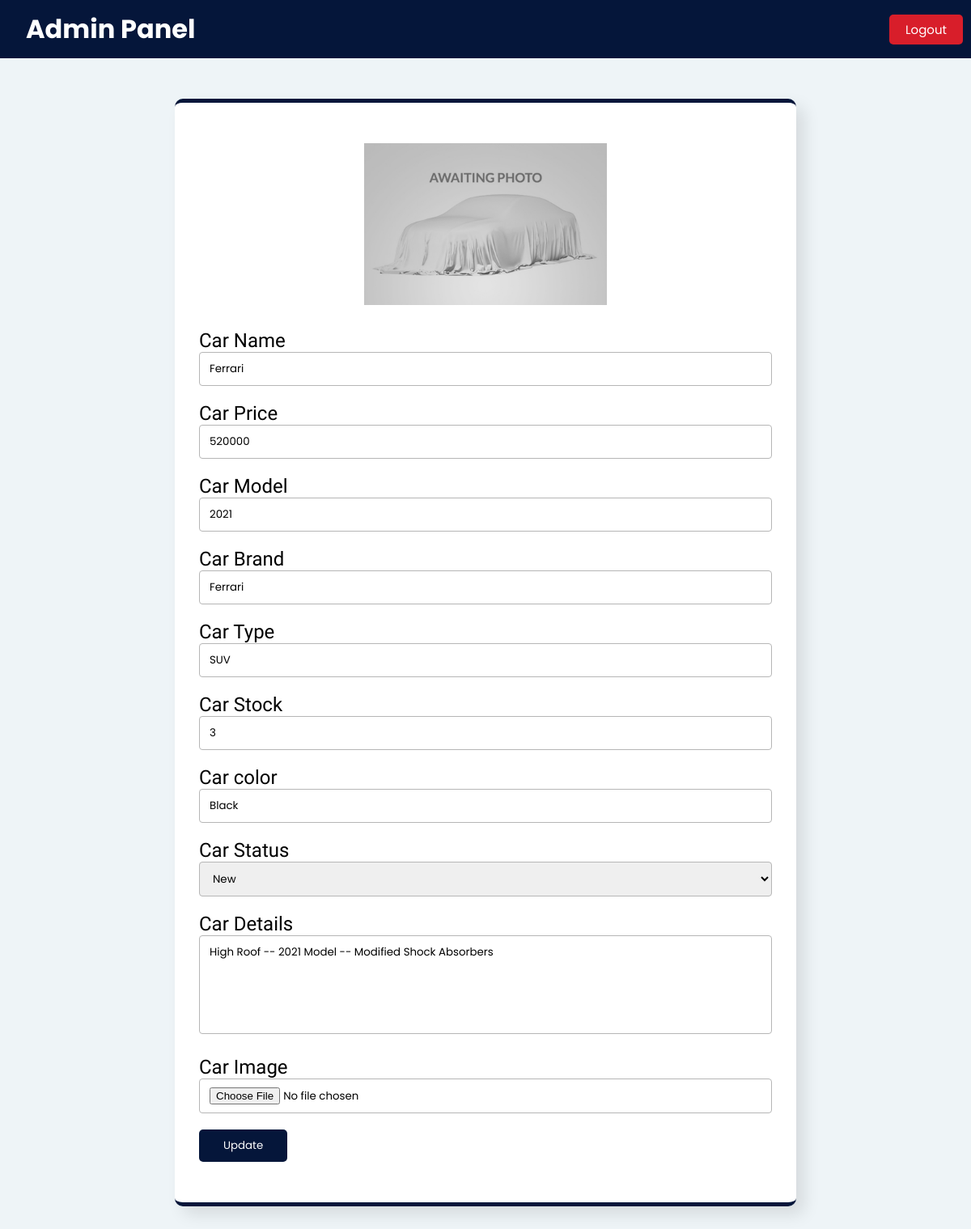
The page /update.php?update-id=2 (signed in) on the database its author committed.
### tables this page shows
CREATE TABLE `cars_db` (
  `id` int(255) NOT NULL,
  `car_price` varchar(255) NOT NULL,
  `car_details` varchar(255) NOT NULL,
  `car_img` varchar(255) NOT NULL,
  `car_model` varchar(255) NOT NULL,
  `car_brand` varchar(255) NOT NULL,
  `car_type` varchar(255) NOT NULL,
  `car_status` varchar(10) NOT NULL,
  `car_name` varchar(255) NOT NULL,
  `car_stock` varchar(3) NOT NULL,
  `created_at` varchar(255) NOT NULL,
  `updated_at` varchar(255) NOT NULL DEFAULT 'none',
  `car_sold` varchar(255) DEFAULT NULL,
  `car_color` varchar(255) NOT NULL DEFAULT 'black'
);

### update.php (the view, shortened to what this page needs)
<?php require_once('./config/apis.php') ?>
<!DOCTYPE html>
<html lang="en">
<head>
    <link rel="stylesheet" href="https://cdnjs.cloudflare.com/ajax/libs/font-awesome/5.15.3/css/all.min.css"
    />
    <link class="jsbin" href="http://ajax.googleapis.com/ajax/libs/jqueryui/1/themes/base/jquery-ui.css" rel="stylesheet" type="text/css" />
    <link href="https://unpkg.com/aos@2.3.1/dist/aos.css" rel="stylesheet">
    <link rel="stylesheet" href="./css/update.css">
</head>
<body>
    <div class="nav">
        <h1 class="title"><a href="admin.php">Admin Panel</a></h1>
        <ul>
            <button><a href="?logout=true"><span class="name logout">Logout</span></a></button>
        </ul>
    </div>
    <section class="form">
        <?php
            if($_GET['update-id']){
                $id = $_GET['update-id'];
                $sql = "SELECT * from cars_db WHERE id = '$id'";
                $res = mysqli_query($con, $sql);
                while($row = mysqli_fetch_assoc($res)){
        ?>
        <form action="addcar.php" method="POST" enctype="multipart/form-data">
            <div class="img">
                <img id="blah" src="./img/palaceholderimg.jpg" />
            </div>
            <h2>Car Name</h2>
            <input type="text" name="name" value="<?php echo $row['car_name'] ?>" placeholder="Car Name" required autocomplete="off">
            <h2>Car Price</h2>
            <input type="number" name="price" value="<?php echo $row['car_price'] ?>" placeholder="Price" required autocomplete="off">
            <h2>Car Model</h2>
            <input type="number" name="model" value="<?php echo $row['car_model'] ?>" placeholder="Model (Year)" required autocomplete="off">
            <h2>Car Brand</h2>
            <input type="text" name="brand" value="<?php echo $row['car_brand'] ?>" placeholder="BMW, Ferrari e.t.c" required autocomplete="off">
            <h2>Car Type</h2>
            <input type="text" name="type" value="<?php echo $row['car_type'] ?>" placeholder="SUV, Sports e.t.c" required autocomplete="off">
            <h2>Car Stock</h2>
            <input type="number" name="stock" placeholder="Stock" value="<?php echo $row['car_stock'] ?>" required autocomplete="off">
            <h2>Car color</h2>
            <input type="text" name="color" placeholder="Color" value="<?php echo $row['car_color'] ?>" required autocomplete="off">
            <h2>Car Status</h2>
            <select name="status" id="status" required autocomplete="off">
                <option value="new">New</option>
            </select>
            <h2>Car Details</h2>
            <textarea name="details" id="details" cols="30" rows="5" placeholder="Car Details Here! add -- to saperate lines" required autocomplete="off"><?php echo $row['car_details'] ?></textarea>
            <h2>Car Image</h2>
            <input type="file" name="carimg" onchange="readURL(this);" autocomplete="off">
            <button type="submit" name="updatecar">Update</button>
        </form>
        <?php  } } ?>
    </section>
</body>
</html>

### css/update.css (style rules this page uses)
* { margin: 0px; padding: 0px; -webkit-box-sizing: border-box; box-sizing: border-box; outline: none; text-decoration: none; }
html { scroll-behavior: smooth; }
h1, h2, h3, h4, h5 { font-family: 'Teko', sans-serif; font-weight: 500; }
body { width: 100%; height: 100%; font-family: 'Poppins', sans-serif; background-color: #EEF4F7; }
section { width: 100%; }
.nav { height: 100%; background-color: #05163A; display: -webkit-box; display: -ms-flexbox; display: flex; -webkit-box-pack: justify; -ms-flex-pack: justify; justify-content: space-between; }
.nav .title { color: white; text-align: center; padding: 12px 1em; font-family: 'Poppins', sans-serif; font-weight: 700; }
.nav .title a { color: white; }
.nav ul { margin: 10px 0px; display: -webkit-box; display: -ms-flexbox; display: flex; }
.nav ul button { color: white; width: 100%; background-color: transparent; border: none; font-family: 'Poppins', sans-serif; text-align: start; padding: 10px; font-size: 15px; }
.nav ul button a { color: white; }
.nav ul button .logout { padding: 8px 20px; background-color: #D81E2A; border-radius: 5px; }
.form { background-color: #EEF4F7; max-width: 800px; margin: auto; padding: 50px 1em; }
.form form { border-radius: 10px; border-top: 5px #05163A solid; border-bottom: 5px #05163A solid; padding: 50px 30px; background-color: white; -webkit-box-shadow: 10px 10px 20px rgba(0, 0, 0, 0.1); box-shadow: 10px 10px 20px rgba(0, 0, 0, 0.1); }
.form form .img { width: 100%; margin: auto; display: -webkit-box; display: -ms-flexbox; display: flex; -webkit-box-pack: center; -ms-flex-pack: center; justify-content: center; margin-bottom: 30px; }
.form form .img #blah { width: 300px; margin: auto; }
.form form input, .form form textarea, .form form select { width: 100%; padding: 10px 12px; border: none; font-family: 'Poppins', sans-serif; border: 1px #b6b6b6 solid; margin-bottom: 20px; border-radius: 4px; resize: none; }
.form form input::placeholder, .form form textarea::placeholder { color: #cccccc; }
.form form button { border: none; padding: 10px 30px; color: white; background-color: #05163A; font-family: 'Poppins', sans-serif; border-radius: 5px; }

### rows shown on the page
cars_db: name "Ferrari", price "520000", model "2021", brand "Ferrari", type "SUV", stock "3", color "Black", details "High Roof -- 2021 Model -- Modified Shock Absorbers"
